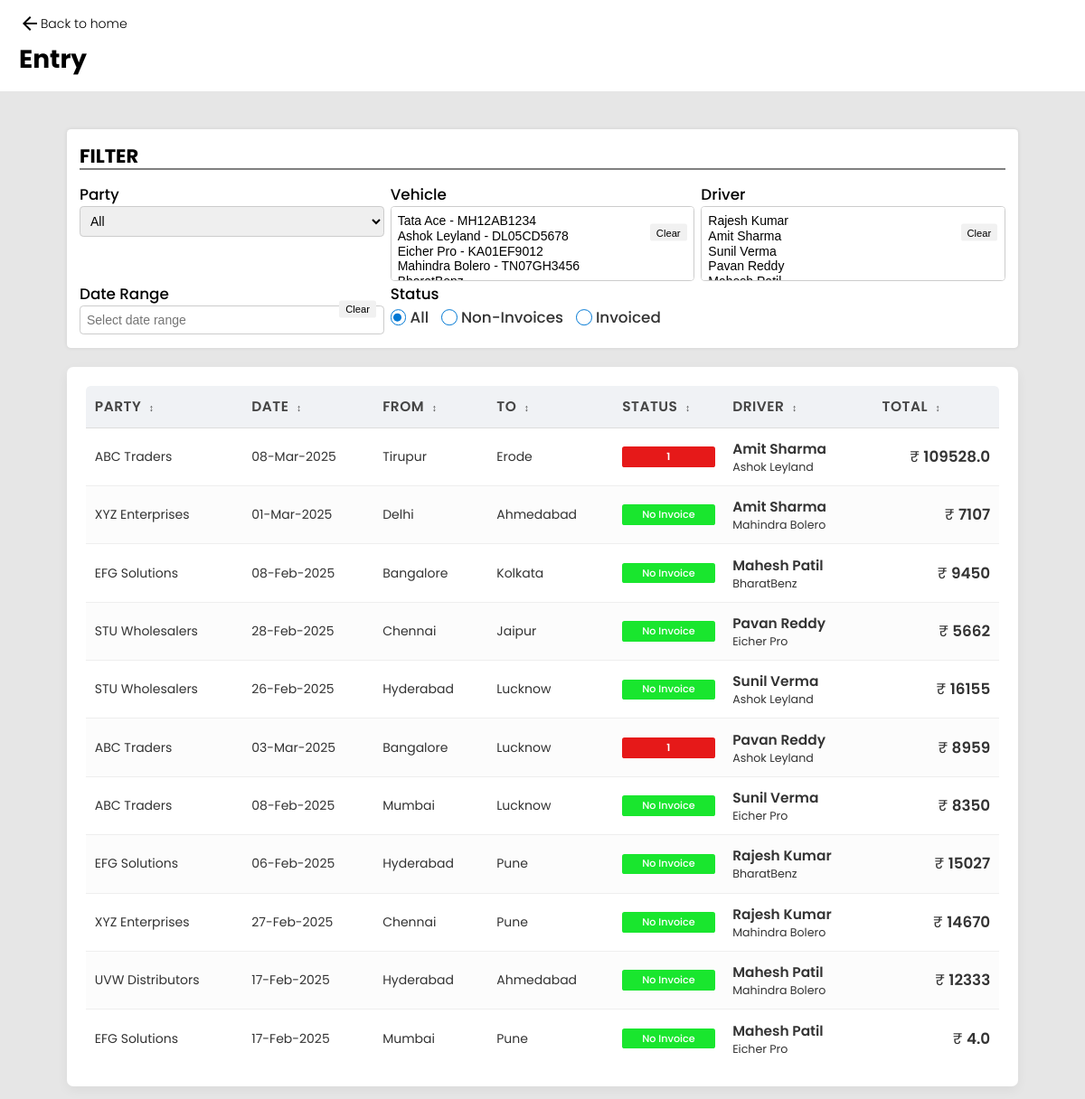
The page /entry/ on the database as committed earlier.
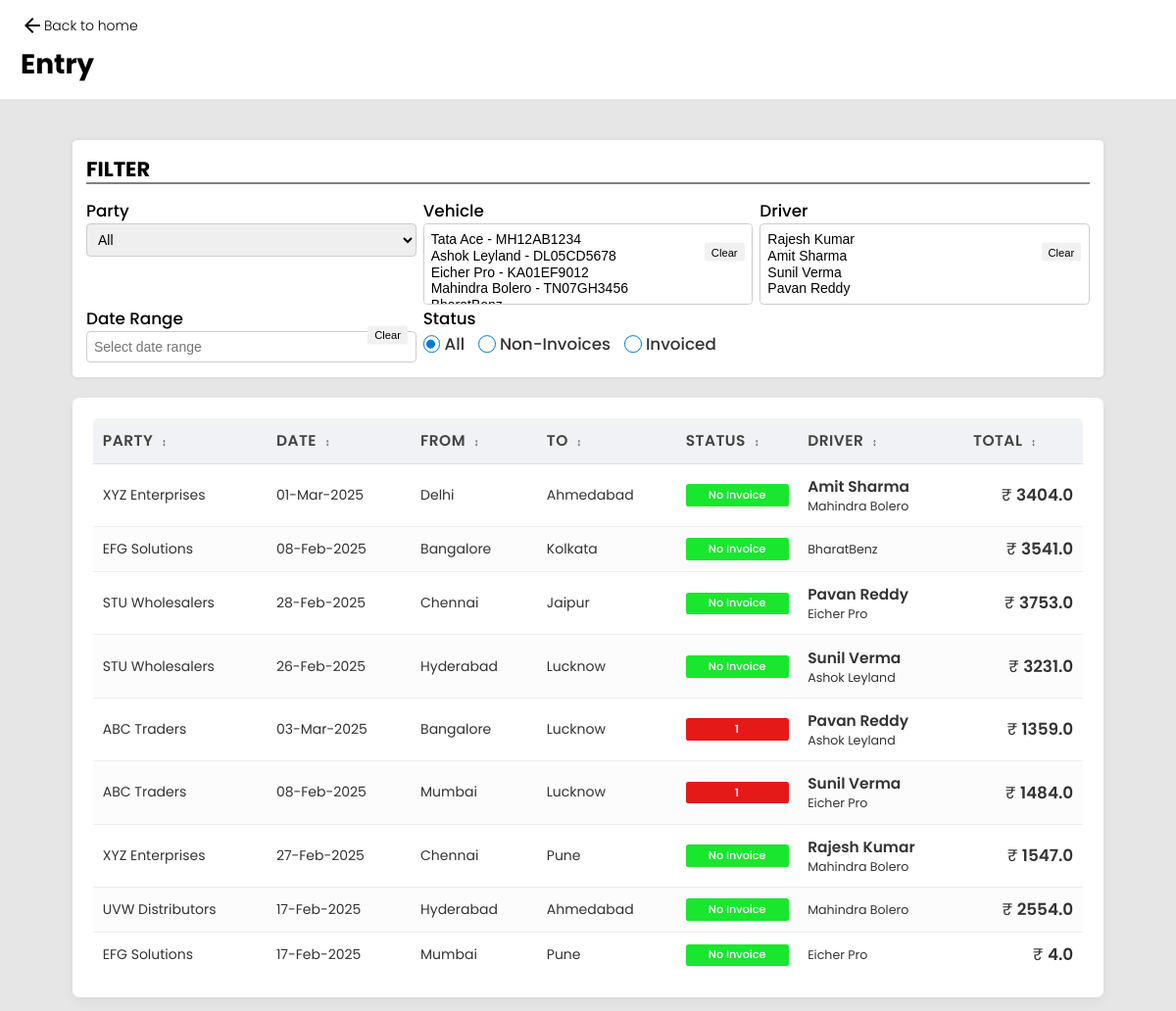
The same page on the database as committed later.
### main/models.py (models this page shows, shortened)
class Entry(models.Model):
    date    = models.DateField()
    customer_from   = models.CharField(max_length=100)
    customer_to     = models.CharField(max_length=100)
    party           = models.ForeignKey(Party,on_delete=models.CASCADE)
    vehicle         = models.ForeignKey(Vehicle,on_delete=models.SET_NULL,null=True)
    driver          = models.ForeignKey(Driver,on_delete=models.SET_NULL,null=True)
    total           = models.CharField(max_length=100,null=True,blank=True)
    no_of_invoices  = models.IntegerField(default=0, null=True, blank=True)

class Party(models.Model):
    name        = models.CharField(max_length=50)
    location    = models.CharField(max_length=50,null=True,blank=True)
    phone       = models.CharField(max_length=10,null=True,blank=True)
    gst         = models.CharField(max_length=15,null=True,blank=True)

class Driver(models.Model):
    name        = models.CharField(max_length=50)
    phone       = models.CharField(max_length=10,null=True,blank=True)

class Vehicle(models.Model):
    name        = models.CharField(max_length=50)
    number      = models.CharField(max_length=10,null=True,blank=True)
    company     = models.ForeignKey(VehicleCompany,on_delete=models.CASCADE,null=True,blank=True)

### main/views.py (the view)
# urls.py: path("entry/",entry_view,name="entry"),
def entry_view(request):
    entries = Entry.objects.all()
    parties = Party.objects.all()
    vehicles = Vehicle.objects.all()
    drivers = Driver.objects.all()
    if request.method == 'POST':
        data = request.POST
        print(data)
    return render(request, 'entry.html', {
        'entries': entries,
        'parties': parties,
        'vehicles': vehicles,
        'drivers': drivers
    })

### main/templates/entry.html (shortened to what this page needs)
<!DOCTYPE html>
<html lang="en">
<head>
    {% load static %}
    <link rel="stylesheet" href="{% static 'css/entry.css' %}">
    <link rel="stylesheet" href="https://cdn.jsdelivr.net/npm/choices.js/public/assets/styles/choices.min.css" />
    <link rel="stylesheet" href="https://cdn.jsdelivr.net/npm/flatpickr/dist/flatpickr.min.css">
</head>
<body>
    <nav>
        <a href="{% url 'home' %}">
            <svg xmlns="http://www.w3.org/2000/svg" height="24px" viewBox="0 -960 960 960" width="24px" fill="#e8eaed">
                <path d="m313-440 224 224-57 56-320-320 320-320 57 56-224 224h487v80H313Z" />
            </svg>
            Back to home
        </a>
        <h2>Entry</h2>
    </nav>
    <div class="main-wrapper-container">
        <div class="main-wrapper">
            <div class="table-extras-grid">
                <div class="table-extra">
                    <h3>Filter</h3>
                    <div class="filters">
                        <div class="filter">
                            <label for="invoice-filter">Party</label>
                            <select id="party-selection">
                                <option value="all">All</option>
                            </select>
                        </div>
                        <div class="filter">
                            <label for="vehicle-filter">Vehicle</label>
                            <select multiple name="vehicle-filter" id="vehicle-filter">
                                {% for vehicle in vehicles %}
                                <option value="{{ vehicle.id }}">{{ vehicle.name }}
                                </option>
                                {% endfor %}
                            </select>
                            <button id="clear-vehicle-filter" class="clear-btn">Clear</button>
                        </div>
                        <div class="filter">
                            <label for="driver-filter">Driver</label>
                            <select multiple name="driver-filter" id="driver-filter">
                                {% for driver in drivers %}
                                <option value="{{ driver.id }}">{{ driver.name }}</option>
                                {% endfor %}
                            </select>
                            <button id="clear-driver-filter" class="clear-btn">Clear</button>
                        </div>
                        <div class="filter">
                            <label for="date-range">Date Range</label>
                            <input type="text" id="date-range" placeholder="Select date range" class="date-input">
                            <button id="clear-date-filter" class="clear-btn">Clear</button>
                        </div>
                        <div class="filter">
                            <label>Status</label>
                            <div class="status-toggle switch">
                                <label for="status-all">All</label>
                                <label for="status-non-invoices">Non-Invoices</label>
                                <label for="status-invoiced">Invoiced</label>
                            </div>
                        </div>
                    </div>
                </div>
            </div>
            <div class="table-container">
                <table id="entries-table">
                    <thead>
                        <tr>
                            <th class="sortable" data-sort="party">Party <span class="sort-icon">↕</span></th>
                            <th class="sortable" data-sort="date">Date <span class="sort-icon">↕</span></th>
                            <th class="sortable" data-sort="from">From <span class="sort-icon">↕</span></th>
                            <th class="sortable" data-sort="to">To <span class="sort-icon">↕</span></th>
                            <th class="sortable" data-sort="status">Status <span class="sort-icon">↕</span></th>
                            <th class="sortable" data-sort="driver">Driver <span class="sort-icon">↕</span></th>
                            <th class="sortable" data-sort="total">Total <span class="sort-icon">↕</span></th>
                        </tr>
                    </thead>
                    <tbody id="table-body">
                        {% for entry in entries %}
                        <tr
                            data-id="{{entry.id}}"
                            data-party="{{entry.party.id}}"
                            data-date="{{entry.date|date:'Y-m-d'}}"
                            data-invoices="{{entry.no_of_invoices}}"
                            data-driver="{{entry.driver.id}}"
                            data-total="{{entry.total}}"
                            data-vehicle="{{entry.vehicle.id}}"
                            onclick="location.href=`{% url 'entry_details' entry.id %}`"
                            >
                            <td>{{ entry.party.name }}</td>
                            <td>{{ entry.date|date:"d-M-Y" }}</td>
                            <td>{{ entry.customer_from }}</td>
                            <td>{{ entry.customer_to }}</td>
                            <td>
                                {% if entry.no_of_invoices %}
                                <div class="tag red">{{entry.no_of_invoices}}</div>
                                {% else %}
                                <div class="tag">No Invoice</div>
                                {% endif %}
                            </td>
                            <td>
                                <div class="vehicle-container">
                                    <abbr title="{{ entry.driver.phone }}" class="driver">
                                        {{ entry.driver.name }}
                                    </abbr>
                                    <abbr title="{{ entry.vehicle.number }}" class="vehicle">
                                        {{ entry.vehicle.name }}
                                    </abbr>
                                </div>
                            </td>
                            <td class="amount">{{ entry.total }}</td>
                        </tr>
                        {% endfor %}
                    </tbody>
                </table>
            </div>
        </div>
    </div>
</body>
</html>

Rows that differ between the two databases and show on the page:
removed Entry: party.name "ABC Traders", date "08-Mar-2025", customer_from "Tirupur", customer_to "Erode", no_of_invoices "1", driver.name "Amit Sharma", vehicle.name "Ashok Leyland", total "109528.0"
removed Entry: party.name "EFG Solutions", date "06-Feb-2025", customer_from "Hyderabad", customer_to "Pune", no_of_invoices "No Invoice", driver.name "Rajesh Kumar", vehicle.name "BharatBenz", total "15027"
changed Entry "01-Mar-2025": total "7107" → "3404.0"
changed Entry "Kolkata": driver_id 5 → empty (drawn); total "9450" → "3541.0"; driver.name "Mahesh Patil" → (not shown)
changed Entry "28-Feb-2025": total "5662" → "3753.0"
changed Entry "26-Feb-2025": total "16155" → "3231.0"
changed Entry "03-Mar-2025": total "8959" → "1359.0"
changed Entry (number 6 of 9 on the later page): no_of_invoices (not shown) → "1"; total "8350" → "1484.0"; no longer shows "No Invoice"
changed Entry "27-Feb-2025": total "14670" → "1547.0"
changed Entry "UVW Distributors": total "12333" → "2554.0"; driver_id 5 → empty (drawn); driver.name "Mahesh Patil" → (not shown)
changed Entry (number 9 of 9 on the later page): driver_id 5 → empty (drawn); driver.name "Mahesh Patil" → (not shown)
